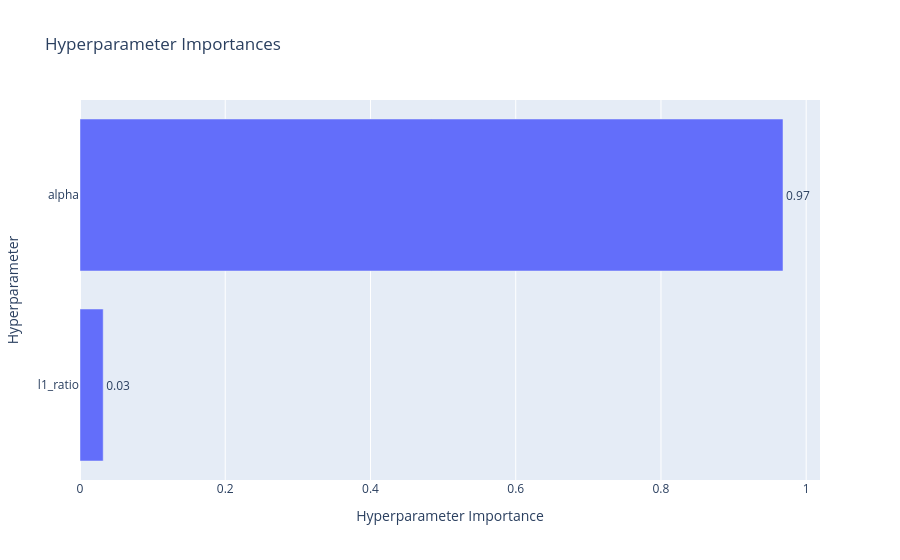

Notebook code for this chart:
### Markdown cell above
#### Optimization History Plot показывает, как менялся R² в процессе оптимизации от первой до сотой попытки. На графике видно, что Optuna нашёл хорошие параметры уже за первые 10-20 итераций, после чего результат стабилизировался на уровне R² ≈ 0.58 и вышел на плато. Ранние попытки (светлые точки) демонстрируют разброс от 0.3 до 0.58 — это фаза исследования пространства параметров. Поздние попытки (тёмные точки) сконцентрированы вокруг 0.58 — это фаза уточнения найденного оптимума. График подтверждает, что 100 попыток было достаточно, а дальнейшее увеличение n_trials не дало бы значимого улучшения.

### Code cell
optuna.visualization.plot_param_importances(study)

### Figure 1 — Plotly figure (JSON) as saved in the notebook; plotly's stock layout.template omitted (floating-point values rounded to 4 significant figures)
{"data": [{"cliponaxis": false, "hovertemplate": ["l1_ratio (FloatDistribution): 0.031945296847099236<extra></extra>", "alpha (FloatDistribution): 0.9680547031529008<extra></extra>"], "name": "Objective Value", "orientation": "h", "text": ["0.03", "0.97"], "textposition": "outside", "type": "bar", "x": [0.03195, 0.9681], "y": ["l1_ratio", "alpha"]}], "layout": {"title": {"text": "Hyperparameter Importances"}, "xaxis": {"title": {"text": "Hyperparameter Importance"}}, "yaxis": {"title": {"text": "Hyperparameter"}}}}
